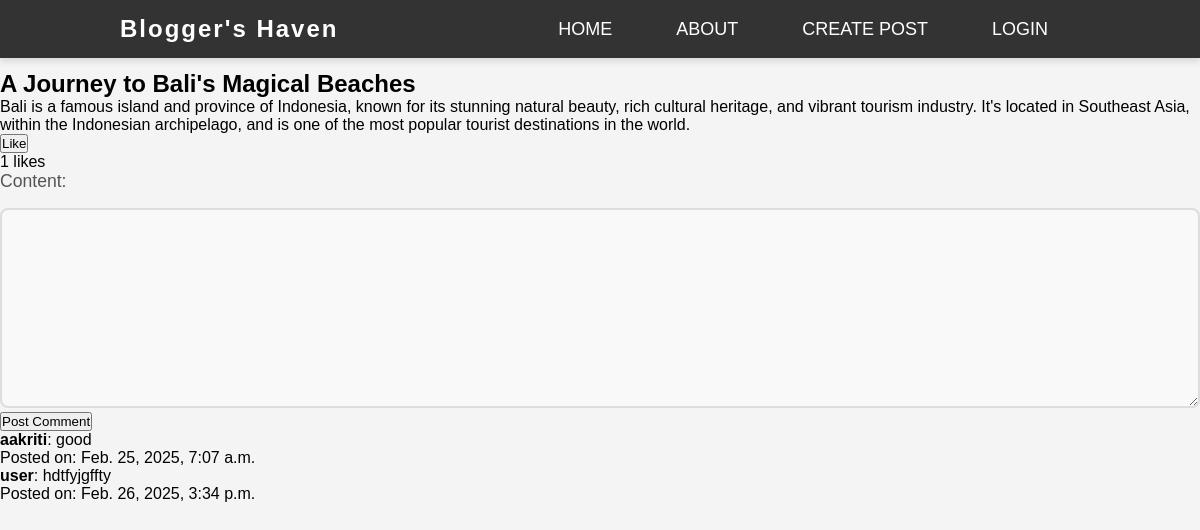
The page / on the database its author committed.
### blog/models.py (models this page shows, shortened)
class BlogPost(models.Model):
    title = models.CharField(max_length=255, blank=False)
    content = models.TextField()
    category = models.CharField(max_length=100)
    tags = models.CharField(max_length=255, blank=True)
    image = models.ImageField(upload_to='blog_images/', blank=True, null=True)
    created_at = models.DateTimeField(auto_now_add=True)
    likes = models.ManyToManyField(User, related_name='liked_posts', blank=True)
    published = models.BooleanField(default=False)  # Make sure this is here

class Comment(models.Model):
    content = models.TextField()
    created_at = models.DateTimeField(auto_now_add=True)
    post = models.ForeignKey(BlogPost, related_name='comments', on_delete=models.CASCADE)
    author = models.ForeignKey(User, on_delete=models.CASCADE)

### blog/views.py (the view, shortened to what this page needs)
# urls.py: path('', views.home, name='home'),
def home(request):
    posts = BlogPost.objects.filter(published=True).order_by('-created_at')
    comment_form = CommentForm()
    return render(request, 'home.html', {
        'posts': posts,
        'comment_form': comment_form,
    })

### blog/forms.py
class CommentForm(forms.ModelForm):
    class Meta:
        model = Comment
        fields = ['content']

### blog/templates/home.html (shortened to what this page needs)
{% extends 'base.html' %}
{% load static %}
{% block content %}
    {% if posts %}
        {% for post in posts %}
            <div class="post">
                <h2>{{ post.title }}</h2>
                <p>{{ post.content }}</p>
                <form method="POST" action="{% url 'blog:like_post' post.id %}">
                    <button type="submit">
                        {% if user in post.likes.all %}
                            Unlike
                        {% else %}
                            Like
                        {% endif %}
                    </button>
                </form>
                <p>{{ post.likes.count }} likes</p>
                <form method="POST">
                    {{ comment_form.as_p }}
                    <button type="submit">Post Comment</button>
                </form>
                <div class="comments">
                    {% for comment in post.comments.all %}
                        <div class="comment">
                            <p><strong>{{ comment.author.username }}</strong>: {{ comment.content }}</p>
                            <p>Posted on: {{ comment.created_at }}</p>
                        </div>
                    {% endfor %}
                </div>
            </div>
        {% endfor %}
    {% else %}
        <p>No posts available.</p>
    {% endif %}
{% endblock %}

### blog/templates/base.html (shortened to what this page needs)
{% load static %}
<!DOCTYPE html>
<html lang="en">
<head>
    <link rel="stylesheet" href="{% static 'css/style.css' %}">
</head>
<body>
    <header>
        <nav class="navbar">
            <div class="navbar-container">
                <a href="/" class="logo">Blogger's Haven </a>
                <ul class="nav-links">
                    <li><a href="/">Home</a></li>
                    <li><a href="/about">About</a></li>
                    <li><a href="/create">Create Post</a></li>
                    <li><a href="/login"> login </a></li>
                </ul>
            </div>
        </nav>
    </header>
    <main>
        {% block content %}{% endblock %}
    </main>
</body>
</html>

### static/css/style.css (style rules this page uses)
* { margin: 0; padding: 0; box-sizing: border-box; font-family: 'Arial', sans-serif; }
body { background-color: #f4f4f4; padding-top: 70px; }
.navbar { background-color: #333; padding: 15px 0; position: fixed; top: 0; width: 100%; z-index: 1000; box-shadow: 0 4px 6px rgba(0, 0, 0, 0.1); }
.navbar-container { width: 80%; margin: 0 auto; display: flex; justify-content: space-between; align-items: center; }
.navbar .logo { color: white; font-size: 24px; text-decoration: none; font-weight: bold; letter-spacing: 2px; }
.nav-links { list-style: none; display: flex; }
.nav-links li { margin: 0 20px; }
.nav-links a { text-decoration: none; color: white; font-size: 18px; text-transform: uppercase; padding: 8px 12px; transition: background-color 0.3s ease, color 0.3s ease; }
label { font-size: 1rem; color: #333; margin-bottom: 8px; display: block; }
input[type="text"], textarea, select, input[type="file"] { width: 100%; padding: 12px; border: 1px solid #ccc; border-radius: 5px; font-size: 1rem; margin-top: 8px; }
textarea { min-height: 200px; resize: vertical; }
* { margin: 0; padding: 0; box-sizing: border-box; }
label { font-size: 1.1rem; color: #555; margin-bottom: 8px; display: block; }
input[type="text"], textarea, select { width: 100%; padding: 15px; font-size: 1rem; border: 2px solid #ddd; border-radius: 8px; background-color: #f9f9f9; margin-top: 8px; transition: all 0.3s ease; }
textarea { height: 200px; resize: vertical; }

### rows shown on the page
BlogPost: title "A Journey to Bali's Magical Beaches", content "Bali is a famous island and province of Indonesia, known for its stunning natural beauty, rich cultural heritage, and vibrant tourism industry. It's located in Southeast Asia, within the Indonesian archipelago, and is one of the most popular tourist destinations in the world.", shows "Like", likes.count "1"
Comment: author.username "aakriti", content "good", created_at "Feb. 25, 2025, 7:07 a.m."
Comment: author.username "user", content "hdtfyjgffty", created_at "Feb. 26, 2025, 3:34 p.m."
